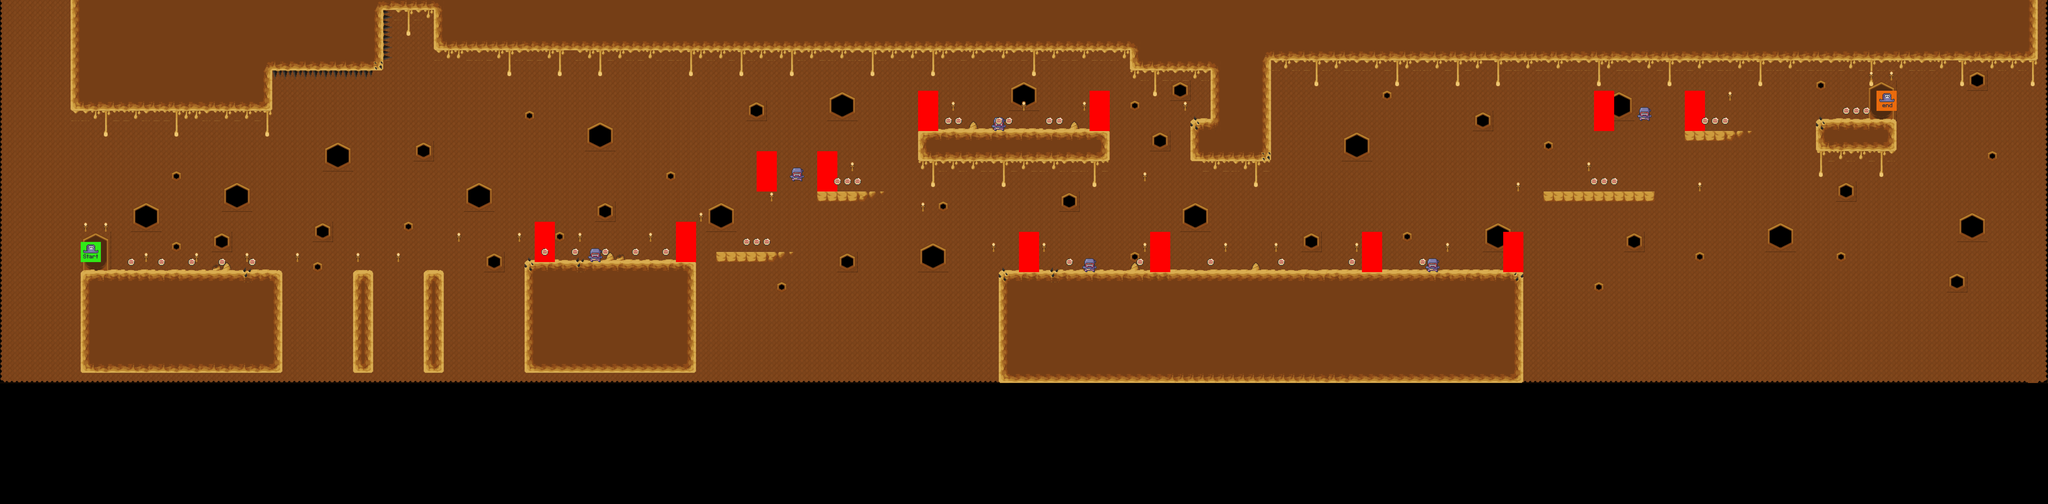

Rendered tile map (Tiled .tmx) drawn with the repository's tilesets; below, a short description and the map source with its tile grids summarised:
An orthogonal 203x50 tile map with 32x32 px tiles, 15 tile layers (bg_palms, bg_bg, bg_decorations4, bg_decorations3, ...), 7 tilesets.

<map version="1.10" tiledversion="1.11.0" orientation="orthogonal" renderorder="right-down" width="203" height="50" tilewidth="32" tileheight="32" infinite="0" nextlayerid="18" nextobjectid="1">
 <editorsettings>
  <chunksize width="4" height="4" />
  <export target="../1/level_1.csv" format="csv" />
 </editorsettings>
 <tileset firstgid="1" source="../tilesets/coin_tiles.tsx" />
 <tileset firstgid="3" source="../tilesets/crates.tsx" />
 <tileset firstgid="4" source="../tilesets/player_tiles.tsx" />
 <tileset firstgid="6" source="../tilesets/enemy_tiles.tsx" />
 <tileset firstgid="8" source="Tiles.tsx" />
 <tileset firstgid="633" source="Tiles2test.tsx" />
 <tileset firstgid="1258" source="Hive2test.tsx" />
 <layer id="5" name="bg_palms" width="203" height="50">
  <data>[10150 cells, 0 non-empty, 0 distinct tile ids]</data>
 </layer>
 <layer id="12" name="bg_bg" width="203" height="50">
  <data>[10150 cells, 5942 non-empty, 32 distinct tile ids]</data>
 </layer>
 <layer id="15" name="bg_decorations4" width="203" height="50">
  <data>[10150 cells, 0 non-empty, 0 distinct tile ids]</data>
 </layer>
 <layer id="14" name="bg_decorations3" width="203" height="50">
  <data>[10150 cells, 249 non-empty, 7 distinct tile ids]</data>
 </layer>
 <layer id="13" name="bg_decorations2" width="203" height="50">
  <data>[10150 cells, 0 non-empty, 0 distinct tile ids]</data>
 </layer>
 <layer id="11" name="bg_decorations" width="203" height="50">
  <data>[10150 cells, 63 non-empty, 9 distinct tile ids]</data>
 </layer>
 <layer id="1" name="terrain" width="203" height="50">
  <data>[10150 cells, 2391 non-empty, 29 distinct tile ids]</data>
 </layer>
 <layer id="3" name="grass" width="203" height="50">
  <data>[10150 cells, 128 non-empty, 9 distinct tile ids]</data>
 </layer>
 <layer id="16" name="forground" width="203" height="50">
  <data>[10150 cells, 0 non-empty, 0 distinct tile ids]</data>
 </layer>
 <layer id="8" name="enemies" width="203" height="50">
  <data>[10150 cells, 6 non-empty, 1 distinct tile ids]</data>
 </layer>
 <layer id="6" name="crates" width="203" height="50">
  <data>[10150 cells, 0 non-empty, 0 distinct tile ids]</data>
 </layer>
 <layer id="9" name="constraints" width="203" height="50">
  <data>[10150 cells, 36 non-empty, 1 distinct tile ids]</data>
 </layer>
 <layer id="2" name="coins" width="203" height="50">
  <data>[10150 cells, 37 non-empty, 1 distinct tile ids]</data>
 </layer>
 <layer id="4" name="fg_palms" width="203" height="50">
  <data>[10150 cells, 0 non-empty, 0 distinct tile ids]</data>
 </layer>
 <layer id="7" name="player" width="203" height="50">
  <data>[10150 cells, 2 non-empty, 2 distinct tile ids]</data>
 </layer>
</map>
